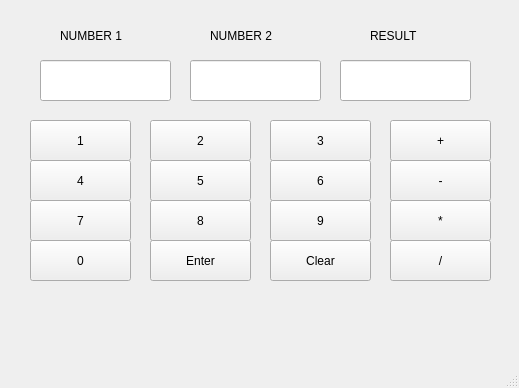
<?xml version="1.0" encoding="UTF-8"?>
<ui version="4.0">
 <class>MainWindow</class>
 <widget class="QMainWindow" name="MainWindow">
  <property name="geometry">
   <rect>
    <x>0</x>
    <y>0</y>
    <width>519</width>
    <height>388</height>
   </rect>
  </property>
  <property name="windowTitle">
   <string>MainWindow</string>
  </property>
  <widget class="QWidget" name="centralwidget">
   <widget class="QPushButton" name="btn1">
    <property name="geometry">
     <rect>
      <x>30</x>
      <y>120</y>
      <width>101</width>
      <height>41</height>
     </rect>
    </property>
    <property name="text">
     <string>1</string>
    </property>
   </widget>
   <widget class="QPushButton" name="btn4">
    <property name="geometry">
     <rect>
      <x>30</x>
      <y>160</y>
      <width>101</width>
      <height>41</height>
     </rect>
    </property>
    <property name="text">
     <string>4</string>
    </property>
   </widget>
   <widget class="QPushButton" name="btn7">
    <property name="geometry">
     <rect>
      <x>30</x>
      <y>200</y>
      <width>101</width>
      <height>41</height>
     </rect>
    </property>
    <property name="text">
     <string>7</string>
    </property>
   </widget>
   <widget class="QPushButton" name="btn0">
    <property name="geometry">
     <rect>
      <x>30</x>
      <y>240</y>
      <width>101</width>
      <height>41</height>
     </rect>
    </property>
    <property name="text">
     <string>0</string>
    </property>
   </widget>
   <widget class="QLineEdit" name="txtNumber1">
    <property name="geometry">
     <rect>
      <x>40</x>
      <y>60</y>
      <width>131</width>
      <height>41</height>
     </rect>
    </property>
    <property name="readOnly">
     <bool>true</bool>
    </property>
   </widget>
   <widget class="QLabel" name="label">
    <property name="geometry">
     <rect>
      <x>60</x>
      <y>20</y>
      <width>91</width>
      <height>31</height>
     </rect>
    </property>
    <property name="text">
     <string>NUMBER 1</string>
    </property>
   </widget>
   <widget class="QPushButton" name="btn2">
    <property name="geometry">
     <rect>
      <x>150</x>
      <y>120</y>
      <width>101</width>
      <height>41</height>
     </rect>
    </property>
    <property name="text">
     <string>2</string>
    </property>
   </widget>
   <widget class="QPushButton" name="btn8">
    <property name="geometry">
     <rect>
      <x>150</x>
      <y>200</y>
      <width>101</width>
      <height>41</height>
     </rect>
    </property>
    <property name="text">
     <string>8</string>
    </property>
   </widget>
   <widget class="QPushButton" name="btnEnter">
    <property name="geometry">
     <rect>
      <x>150</x>
      <y>240</y>
      <width>101</width>
      <height>41</height>
     </rect>
    </property>
    <property name="text">
     <string>Enter</string>
    </property>
   </widget>
   <widget class="QPushButton" name="btn5">
    <property name="geometry">
     <rect>
      <x>150</x>
      <y>160</y>
      <width>101</width>
      <height>41</height>
     </rect>
    </property>
    <property name="text">
     <string>5</string>
    </property>
   </widget>
   <widget class="QPushButton" name="btn3">
    <property name="geometry">
     <rect>
      <x>270</x>
      <y>120</y>
      <width>101</width>
      <height>41</height>
     </rect>
    </property>
    <property name="text">
     <string>3</string>
    </property>
   </widget>
   <widget class="QPushButton" name="btn9">
    <property name="geometry">
     <rect>
      <x>270</x>
      <y>200</y>
      <width>101</width>
      <height>41</height>
     </rect>
    </property>
    <property name="text">
     <string>9</string>
    </property>
   </widget>
   <widget class="QPushButton" name="btnClear">
    <property name="geometry">
     <rect>
      <x>270</x>
      <y>240</y>
      <width>101</width>
      <height>41</height>
     </rect>
    </property>
    <property name="text">
     <string>Clear</string>
    </property>
   </widget>
   <widget class="QPushButton" name="btn6">
    <property name="geometry">
     <rect>
      <x>270</x>
      <y>160</y>
      <width>101</width>
      <height>41</height>
     </rect>
    </property>
    <property name="text">
     <string>6</string>
    </property>
   </widget>
   <widget class="QPushButton" name="btnAdd">
    <property name="geometry">
     <rect>
      <x>390</x>
      <y>120</y>
      <width>101</width>
      <height>41</height>
     </rect>
    </property>
    <property name="text">
     <string>+</string>
    </property>
   </widget>
   <widget class="QPushButton" name="btnMultiply">
    <property name="geometry">
     <rect>
      <x>390</x>
      <y>200</y>
      <width>101</width>
      <height>41</height>
     </rect>
    </property>
    <property name="text">
     <string>*</string>
    </property>
   </widget>
   <widget class="QPushButton" name="btnDivide">
    <property name="geometry">
     <rect>
      <x>390</x>
      <y>240</y>
      <width>101</width>
      <height>41</height>
     </rect>
    </property>
    <property name="text">
     <string>/</string>
    </property>
   </widget>
   <widget class="QPushButton" name="btnSubtract">
    <property name="geometry">
     <rect>
      <x>390</x>
      <y>160</y>
      <width>101</width>
      <height>41</height>
     </rect>
    </property>
    <property name="text">
     <string>-</string>
    </property>
   </widget>
   <widget class="QLineEdit" name="txtNumber2">
    <property name="geometry">
     <rect>
      <x>190</x>
      <y>60</y>
      <width>131</width>
      <height>41</height>
     </rect>
    </property>
    <property name="readOnly">
     <bool>true</bool>
    </property>
   </widget>
   <widget class="QLineEdit" name="txtResult">
    <property name="geometry">
     <rect>
      <x>340</x>
      <y>60</y>
      <width>131</width>
      <height>41</height>
     </rect>
    </property>
    <property name="readOnly">
     <bool>true</bool>
    </property>
   </widget>
   <widget class="QLabel" name="label_2">
    <property name="geometry">
     <rect>
      <x>210</x>
      <y>20</y>
      <width>91</width>
      <height>31</height>
     </rect>
    </property>
    <property name="text">
     <string>NUMBER 2</string>
    </property>
   </widget>
   <widget class="QLabel" name="label_3">
    <property name="geometry">
     <rect>
      <x>370</x>
      <y>20</y>
      <width>91</width>
      <height>31</height>
     </rect>
    </property>
    <property name="text">
     <string>RESULT</string>
    </property>
   </widget>
  </widget>
  <widget class="QMenuBar" name="menubar">
   <property name="geometry">
    <rect>
     <x>0</x>
     <y>0</y>
     <width>519</width>
     <height>36</height>
    </rect>
   </property>
  </widget>
  <widget class="QStatusBar" name="statusbar"/>
 </widget>
 <resources/>
 <connections/>
</ui>
